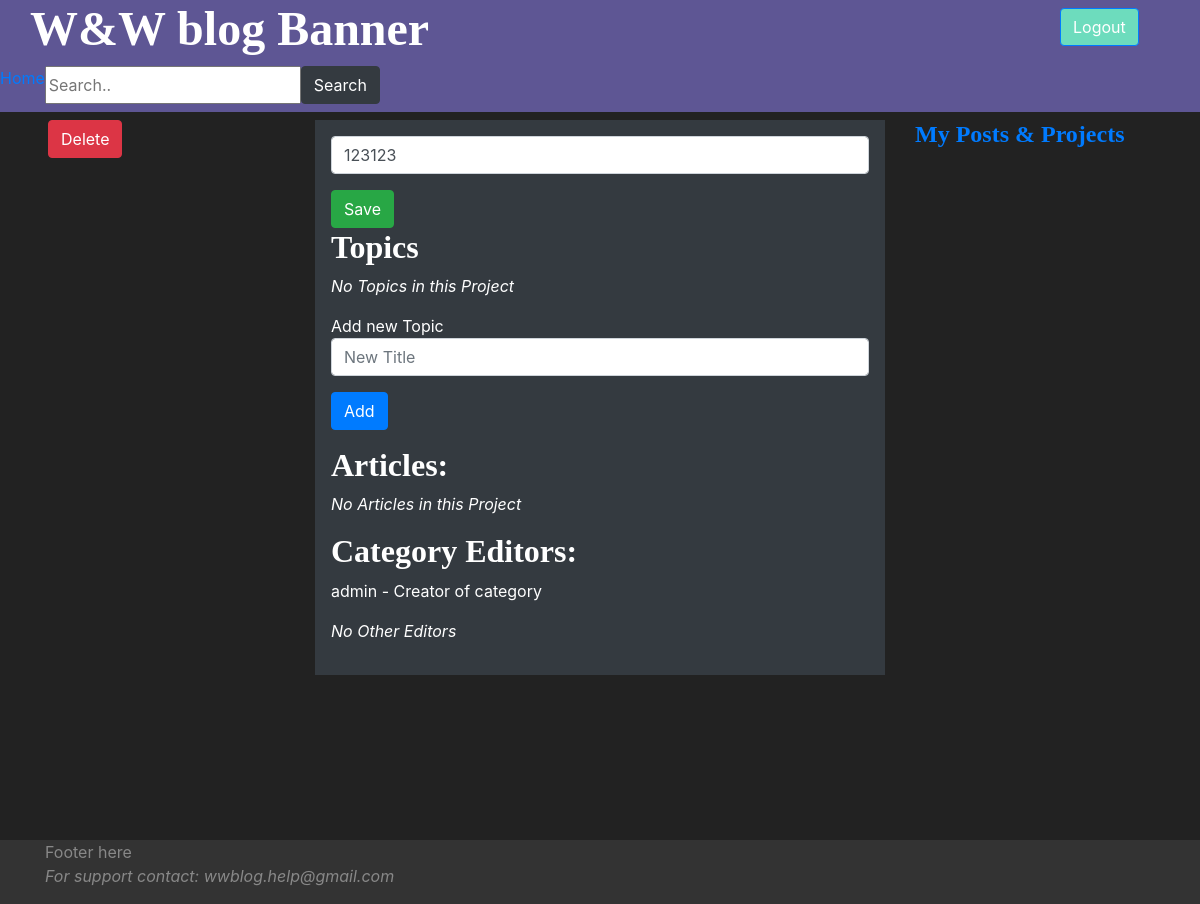
The page /category/21/edit (signed in) on the database its author committed.
### wwapp/models.py (models this page shows, shortened)
class Category(models.Model):
    category_id = models.AutoField(primary_key=True)
    category_name = models.CharField(unique=True, max_length=45)
    category_creator = models.ForeignKey(User, on_delete=models.PROTECT)
    class CategoryType(models.TextChoices):
        PROJECT = 'PROJECT', _('Project')
        TOPIC = 'TOPIC', _('Topic')
        SUBTOPIC = 'SUBTOPIC', _('SubTopic')
    category_type = models.CharField(max_length=45, choices=CategoryType.choices, default=CategoryType.PROJECT)
    class Meta:
        verbose_name_plural = 'Categories'
        indexes = [
            models.Index(fields=['category_name']),
        ]

### account/models.py (models this page shows, shortened)
class User(AbstractBaseUser, PermissionsMixin):
    email = models.EmailField(verbose_name="email", max_length=60, unique=True)
    username = models.CharField(max_length=30, unique=True)
    date_joined = models.DateTimeField(verbose_name='date joined', auto_now_add=True)
    is_active = models.BooleanField(default=False)
    is_staff = models.BooleanField(default=False)  # if false the user cannot log in to admin
    USERNAME_FIELD = 'username'
    REQUIRED_FIELDS = [
        'email',
    ]
    class Meta:
        indexes = [
            models.Index(fields=['username', 'email']),
        ]
    objects = UserManager()

### account/decorators.py (the view)
    def wrapper_func(request, *args, **kwargs):
        category_id = _get_id_from_request_path(request)
        if _is_category_creator(request, category_id) or \
                _is_category_editor(request, category_id) or \
                _is_moderator_or_admin(request):
            return view_func(request, *args, **kwargs)
        return HttpResponseForbidden()

### wwapp/forms.py
class CategoryEdit(forms.Form):
    category_name = forms.CharField(required=True,
                                    widget=forms.TextInput(attrs={'class': 'form-control', 'placeholder': 'Title'}))
    new_category_name = forms.CharField(required=False, widget=forms.TextInput(
                                        attrs={'class': 'form-control', 'placeholder': 'New Title', 'initial': ''}))
    parent_category_select = forms.Select(choices=[])

### wwapp/handlers.py (called while the page is built)
    def get_child_assignations(self) -> [CategoryItemAssignation]:
        try:
            li = CategoryItemAssignation.objects.filter(
                parent_category_id=self.category.category_id).order_by('position')
            if len(li) > 0:
                return li
            raise exceptions.EmptyResultSet()
        except exceptions.EmptyResultSet:
            raise exceptions.EmptyResultSet()

    def get_child_items(self) -> [CategoryItem]:
        try:
            assignations = self.get_child_assignations()
            items = []
            for a in assignations:
                item = CategoryItem.objects.get(item_id=a.item_id)
                items.append(item)
            return items
        except (exceptions.ObjectDoesNotExist, exceptions.EmptyResultSet):
            return None

    def get_child_categories(self) -> [Category]:
        items = self.get_child_items()
        sub_cats = []
        if items is not None:
            for i in items:
                if i.item_category_id is not None:
                    sub_cat = Category.objects.get(category_id=i.item_category_id)
                    sub_cats.append(sub_cat)
        return sub_cats

    def get_child_articles(self):
        items = self.get_child_items()
        articles = []
        if items:
            for i in items:
                if i.item_article_id is not None:
                    a = Article.objects.get(article_id=i.item_article_id)
                    articles.append(a)
        return articles

    def get_category_editors(self):
        try:
            editors = CategoryEditor.objects.filter(category_id=self.category.category_id)
            if len(editors) != 0:
                return editors
        except exceptions.EmptyResultSet:
            pass  # pass to return none if the object does not exist (D.R.Y)
        return None

### wwapp/templates/wwapp/edit_category.html (shortened to what this page needs)
{% extends "wwapp/base.html" %}
{% block left_nav %}
    <p class="ml-5">
        <button class="btn btn-danger" onclick="deleteCategory({{ category.category_id }})">Delete</button>
    </p>
{% endblock %}
{% block right_nav %}
    <h4><a href="{% url 'wwapp:manage_own_content' %}">My Posts & Projects</a></h4>
{% endblock %}
{% block content %}
    <form method="post" class="form-group">
        <div>
            {{ form.category_name }}
            <button class="btn btn-success" value="save" name="save" type="submit">Save</button>
        </div>
        {% if child_category_type %}
            <h3>{{ child_category_type }}s</h3>
            {% if child_categories %}
                <ul>
                    {% for cat in child_categories %}
                        <li>
                            {{ cat.category_name }}
                            <a href="{% url 'wwapp:edit_category' cat.category_id %}">edit</a>
                            <a href="{% url 'wwapp:delete_category' cat.category_id %}">delete</a>
                        </li>
                    {% endfor %}
                </ul>
            {% else %}
                <p><i>No {{ child_category_type }}s in this {{ category_type }}</i></p>
            {% endif %}
        {% endif %}
        Add new {{ child_category_type }}
        {{ form.new_category_name }}
        <button class="btn btn-primary" type="submit" name="add" value="add">Add</button>
        <h3>Articles:</h3>
        {% if child_articles %}
            <ul>
                {% for a in child_articles %}
                    <li>
                        <a href="{% url 'wwapp:open_article' a.article_id %}">{{ a.article_title }}</a>
                    </li>
                {% endfor %}
            </ul>
        {% else %}
            <p><i>No Articles in this {{ category_type }}</i></p>
        {% endif %}
    </form>
    <h3>Category Editors:</h3>
    <p>{{ category.category_creator.username }}
        - Creator of category</p>
    {% if editors %}
        {% for u in editors %}
            <li>{{ u.username }}</li>
        {% endfor %}
    {% else %}
        <p><i>No Other Editors</i></p>
    {% endif %}
{% endblock %}

### wwapp/static/wwapp/css/style.css (style rules this page uses)
body { background: #222222; color: white; font-style: normal; }
html { font-size: 100%; }
h1, h2, h3, h4 { font-family: WorkSans, serif; }
h3 { font-size: 2rem; }
h4 { font-size: 1.5rem; }
p { font-size: 1em; }
h3, h4 { font-weight: 600; }

### rows shown on the page
Category: category_name "123123", category_type "Project", category_creator.username "admin"

### other values the page prints
{{ child_category_type }} "Topic"
